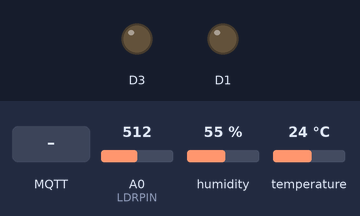
The sketch below on a simulated ESP8266 (NodeMCU). Shown: output pins drawn as LEDs (lit = HIGH). The inputs (shaded band) are chosen by the test bench; at power-on: A0 (LDRPIN) = 512, humidity 55 %, temperature 24 °C. WiFi joins after 1.5 s; servers stay silent unless stated; no MQTT or app messages arrive unless stated; what the sketch prints to the serial monitor is not drawn.

Above: at 2.7 s.
2.8 s: MQTT message "lighton" arrives on the first subscribed topic
At 3.8 s:
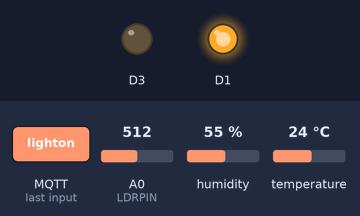
4.3 s: MQTT message "fanon" arrives on the first subscribed topic
At 5.3 s:
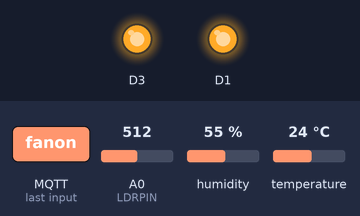
5.8 s: MQTT message "lightoff" arrives on the first subscribed topic
At 6.6 s:
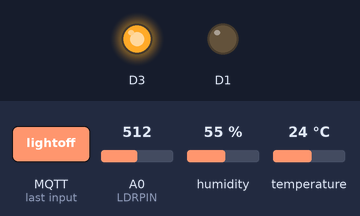
Timing chart, 0 to 8.8 s (numbered marks = the images above; inputs shaded):
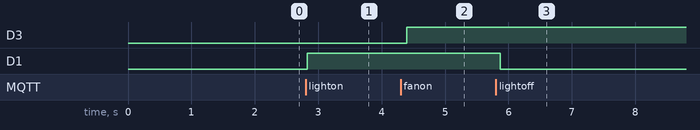

The sketch:

SmartHomeControl.ino
```cpp
#include <DHT.h>
#include <ESP8266WiFi.h>
#include <PubSubClient.h>
#include "DHT.h"
#define DHTPIN D2    // what pin we're connected to
#define DHTTYPE DHT11
#define LDRPIN A0// define type of sensor DHT 11
DHT dht (DHTPIN, DHTTYPE);
const char* ssid = "HTC Portable Hotspot";
const char* password = "anuraj123";

#define ORG "tyczft"
#define DEVICE_TYPE "DURGA"
#define DEVICE_ID "123"
#define TOKEN "12345678"
String command;
char server[] = ORG ".messaging.internetofthings.ibmcloud.com";
char topic1[] = "iot-2/cmd/home/fmt/String";
char topic2[] = "iot-2/evt/Data/fmt/json";
char authMethod[] = "use-token-auth";
char token[] = TOKEN;
char clientId[] = "d:" ORG ":" DEVICE_TYPE ":" DEVICE_ID;
//Serial.println(clientID);

WiFiClient wifiClient;
void callback(char* topic1, byte* payload, unsigned int payloadLength);
PubSubClient client(server, 1883, callback, wifiClient);

void setup() {
  Serial.begin(9600);
  Serial.begin(115200);
  Serial.println();
  pinMode(D1,OUTPUT);
  pinMode(D3,OUTPUT);
  wifiConnect();
  mqttConnect();
}

void loop(){
int sensorvalue =analogRead(A0);//a0
 Serial.println(sensorvalue);
float h = dht.readHumidity();
 float t = dht.readTemperature();

if (isnan(h) || isnan(t))
{
Serial.println("Failed to read from DHT sensor!");
delay(1000);
return;
}
PublishData(t,h,sensorvalue);
 if (!client.loop()) {
    mqttConnect();
  }
delay(100);
}


void wifiConnect() {
  Serial.print("Connecting to "); Serial.print(ssid);
  WiFi.begin(ssid, password);
  while (WiFi.status() != WL_CONNECTED) {
    delay(500);
    Serial.print(".");
  }
  Serial.print("nWiFi connected, IP address: "); Serial.println(WiFi.localIP());
}

void mqttConnect() {
  if (!client.connected()) {
    Serial.print("Reconnecting MQTT client to "); Serial.println(server);
    while (!client.connect(clientId, authMethod, token)) {
      Serial.print(".");
      delay(500);
    }
    initManagedDevice();
    Serial.println();
  }
}
void initManagedDevice() {
  if (client.subscribe(topic1)) {
    Serial.println("subscribe to cmd OK");
  } else {
    Serial.println("subscribe to cmd FAILED");
  }
}
void PublishData(float temp, float humid,float light){
 if (!!!client.connected()) {
 Serial.print("Reconnecting client to ");
 Serial.println(server);
 while (!!!client.connect(clientId, authMethod, token)) {
 Serial.print(".");
 delay(500);
 }
 Serial.println();
 }
  String payload = "{\"d\":{\"temperature\":";
  payload += temp;
  payload+="," "\"humidity\":";
  payload += humid;
   payload+="," "\"light\":";
  payload += light;
  payload += "}}";
 Serial.print("Sending payload: ");
 Serial.println(payload);

 if (client.publish(topic2, (char*) payload.c_str())) {
 Serial.println("Publish ok");
 } else {
 Serial.println("Publish failed");
 }
}
void callback(char* topic1, byte* payload, unsigned int payloadLength) {
  Serial.print("callback invoked for topic: "); Serial.println(topic1);

  for (int i = 0; i < payloadLength; i++) {
    //Serial.println((char)payload[i]);
    command += (char)payload[i];
  }
Serial.println(command);
if(command == "lighton"){
  digitalWrite(D1,HIGH);
  Serial.println("Light is Switched ON");
}
else if(command == "lightoff"){
  digitalWrite(D1,LOW);
  Serial.println("Light is Switched OFF");
}
else if(command == "fanon"){
  digitalWrite(D3,HIGH);
  Serial.println("fan is Switched ON");
}
else if(command == "fanoff"){
  digitalWrite(D3,LOW);
  Serial.println("fan is Switched OFF");
}
else if(command == "allon"){
  digitalWrite(D1,HIGH);
  digitalWrite(D3,HIGH);
  Serial.println("allon is Switched ON");
}
else if(command == "alloff"){
  digitalWrite(D1,LOW);
  digitalWrite(D3,LOW);
  Serial.println("allon is Switched OFF");
  }
command ="";
}
```

Measured:
- after the input at 2.8 s, D1: LOW → HIGH at once
- after the input at 4.3 s, D3: LOW → HIGH after 0.10 s
- after the input at 5.8 s, D1: HIGH → LOW after 0.07 s
